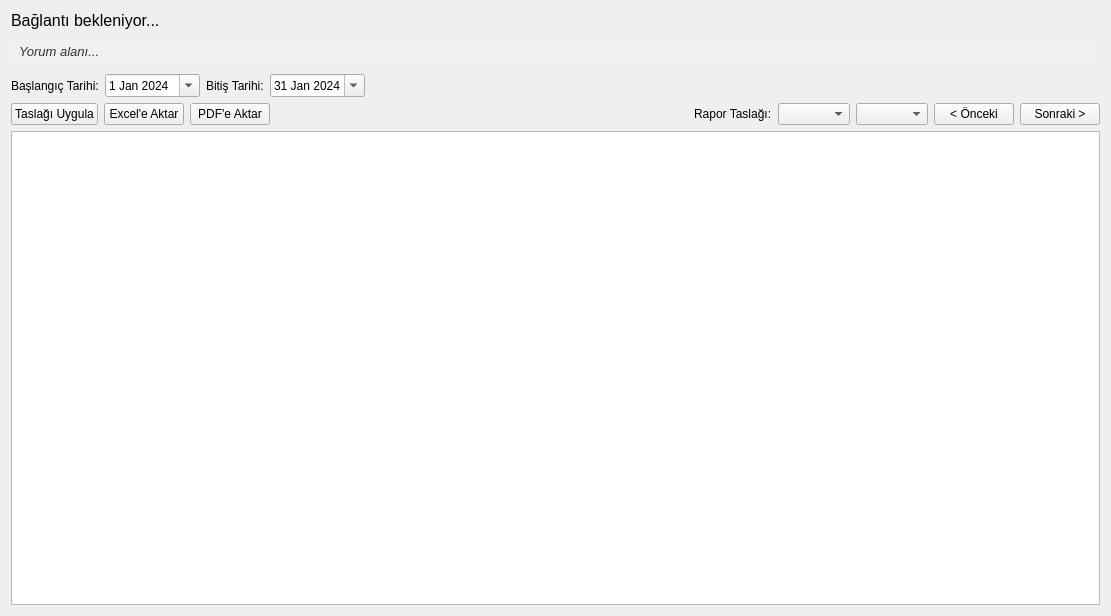
<?xml version="1.0" encoding="UTF-8"?>
<ui version="4.0">
 <class>ReportTabWidget</class>
 <widget class="QWidget" name="ReportTabWidget">
  <property name="geometry">
   <rect>
    <x>0</x>
    <y>0</y>
    <width>1111</width>
    <height>616</height>
   </rect>
  </property>
  <property name="windowTitle">
   <string>Form</string>
  </property>
  <layout class="QVBoxLayout" name="verticalLayout_Tab">
   <item>
    <widget class="QLabel" name="veritabaniLabel">
     <property name="minimumSize">
      <size>
       <width>400</width>
       <height>0</height>
      </size>
     </property>
     <property name="maximumSize">
      <size>
       <width>16777215</width>
       <height>60</height>
      </size>
     </property>
     <property name="font">
      <font>
       <pointsize>12</pointsize>
      </font>
     </property>
     <property name="text">
      <string>Bağlantı bekleniyor...</string>
     </property>
     <property name="alignment">
      <set>Qt::AlignLeading|Qt::AlignLeft|Qt::AlignVCenter</set>
     </property>
     <property name="wordWrap">
      <bool>true</bool>
     </property>
    </widget>
   </item>
   <item>
    <widget class="QLabel" name="commentLabel">
     <property name="maximumSize">
      <size>
       <width>16777215</width>
       <height>80</height>
      </size>
     </property>
     <property name="font">
      <font>
       <pointsize>10</pointsize>
       <italic>true</italic>
      </font>
     </property>
     <property name="styleSheet">
      <string>background-color: rgb(240, 240, 240); 
        border-radius: 5px; 
        padding: 5px;
        color: #333;</string>
     </property>
     <property name="text">
      <string>Yorum alanı...</string>
     </property>
     <property name="alignment">
      <set>Qt::AlignLeading|Qt::AlignLeft|Qt::AlignTop</set>
     </property>
     <property name="wordWrap">
      <bool>true</bool>
     </property>
     <property name="visible">
      <bool>false</bool>
     </property>
    </widget>
   </item>
   <item>
    <layout class="QHBoxLayout" name="horizontalLayout_Dates">
     <item>
      <widget class="QLabel" name="labelBaslangic">
       <property name="text">
        <string>Başlangıç Tarihi:</string>
       </property>
      </widget>
     </item>
     <item>
      <widget class="QDateEdit" name="date_Baslangic">
       <property name="calendarPopup">
        <bool>true</bool>
       </property>
       <property name="dateTime">
        <datetime>
         <hour>0</hour>
         <minute>0</minute>
         <second>0</second>
         <year>2024</year>
         <month>1</month>
         <day>1</day>
        </datetime>
       </property>
      </widget>
     </item>
     <item>
      <widget class="QLabel" name="labelBitis">
       <property name="text">
        <string>Bitiş Tarihi:</string>
       </property>
      </widget>
     </item>
     <item>
      <widget class="QDateEdit" name="date_Bitis">
       <property name="calendarPopup">
        <bool>true</bool>
       </property>
       <property name="dateTime">
        <datetime>
         <hour>0</hour>
         <minute>0</minute>
         <second>0</second>
         <year>2024</year>
         <month>1</month>
         <day>31</day>
        </datetime>
       </property>
      </widget>
     </item>
     <item>
      <spacer name="horizontalSpacer_Dates">
       <property name="orientation">
        <enum>Qt::Horizontal</enum>
       </property>
       <property name="sizeHint" stdset="0">
        <size>
         <width>40</width>
         <height>20</height>
        </size>
       </property>
      </spacer>
     </item>
    </layout>
   </item>
   <item>
    <layout class="QHBoxLayout" name="horizontalLayout_Buttons">
     <item>
      <widget class="QPushButton" name="btn_ApplyTemplate">
       <property name="text">
        <string>Taslağı Uygula</string>
       </property>
      </widget>
     </item>
     <item>
      <widget class="QPushButton" name="btn_Excel">
       <property name="text">
        <string>Excel'e Aktar</string>
       </property>
      </widget>
     </item>
     <item>
      <widget class="QPushButton" name="btn_PDF">
       <property name="text">
        <string>PDF'e Aktar</string>
       </property>
      </widget>
     </item>
     <item>
      <spacer name="horizontalSpacer_Buttons">
       <property name="orientation">
        <enum>Qt::Horizontal</enum>
       </property>
       <property name="sizeType">
        <enum>QSizePolicy::Expanding</enum>
       </property>
       <property name="sizeHint" stdset="0">
        <size>
         <width>40</width>
         <height>20</height>
        </size>
       </property>
      </spacer>
     </item>
     <item>
      <widget class="QLabel" name="labelTaslak">
       <property name="text">
        <string>Rapor Taslağı:</string>
       </property>
      </widget>
     </item>
     <item>
      <widget class="QComboBox" name="templateSecCBox"/>
     </item>
     <item>
      <widget class="QComboBox" name="tarihSecCBox"/>
     </item>
     <item>
      <widget class="QPushButton" name="geriTarihButton">
       <property name="text">
        <string>&lt; Önceki</string>
       </property>
      </widget>
     </item>
     <item>
      <widget class="QPushButton" name="ileriTarihButton">
       <property name="text">
        <string>Sonraki &gt;</string>
       </property>
      </widget>
     </item>
    </layout>
   </item>
   <item>
    <widget class="QTableWidget" name="tbl_Veri">
     <property name="sizePolicy">
      <sizepolicy hsizetype="Expanding" vsizetype="Expanding">
       <horstretch>0</horstretch>
       <verstretch>0</verstretch>
      </sizepolicy>
     </property>
     <property name="editTriggers">
      <set>QAbstractItemView::NoEditTriggers</set>
     </property>
     <property name="alternatingRowColors">
      <bool>true</bool>
     </property>
     <property name="selectionBehavior">
      <enum>QAbstractItemView::SelectRows</enum>
     </property>
    </widget>
   </item>
  </layout>
 </widget>
 <resources/>
 <connections/>
</ui>
